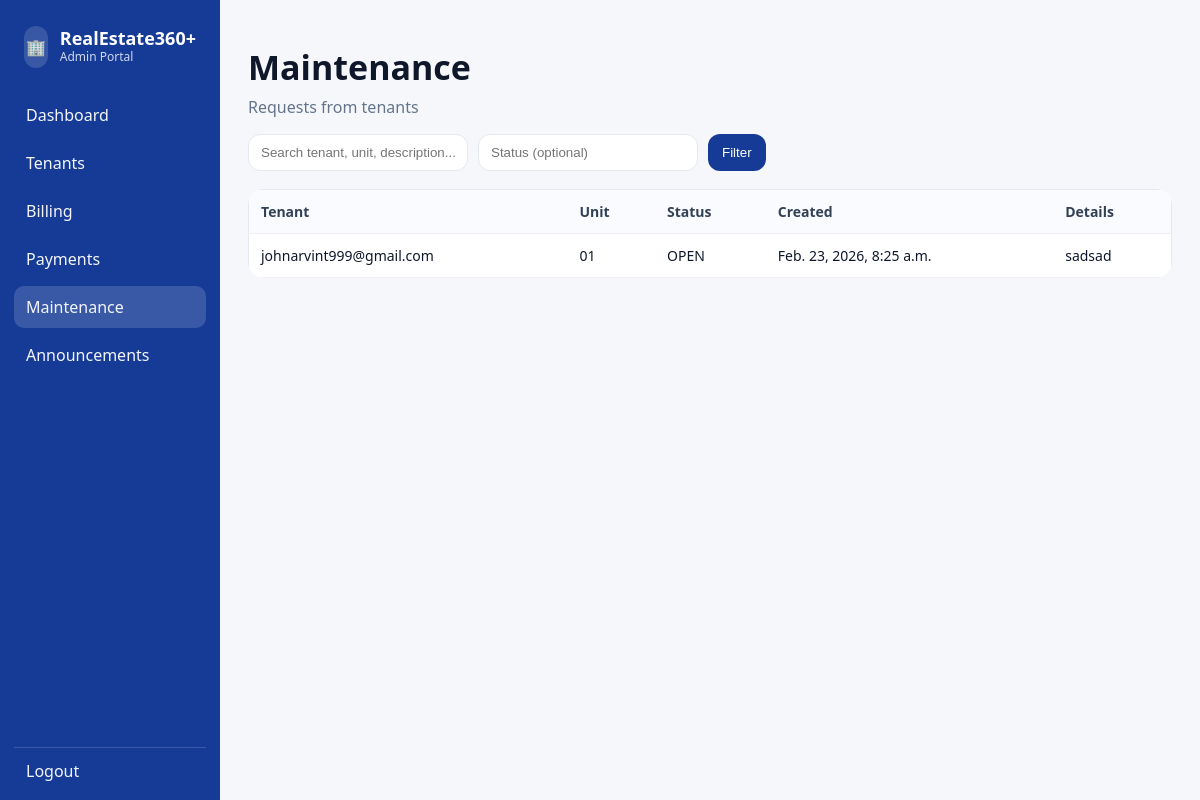
Screenshot of /admin-portal/maintenance/ (signed in) with the database file from the repository.
### maintenance/models.py (models this page shows, shortened)
class MaintenanceRequest(models.Model):
    CATEGORY_CHOICES = [
        ("PLUMBING", "Plumbing"),
        ("ELECTRICAL", "Electrical"),
        ("STRUCTURAL", "Structural"),
        ("OTHER", "Other"),
    ]
    STATUS_CHOICES = [
        ("OPEN", "Open"),
        ("IN_PROGRESS", "In Progress"),
        ("RESOLVED", "Resolved"),
        ("CLOSED", "Closed"),
    ]
    PRIORITY_CHOICES = [
        ("LOW", "Low"),
        ("MEDIUM", "Medium"),
        ("HIGH", "High"),
        ("URGENT", "Urgent"),
    ]
    tenant = models.ForeignKey(settings.AUTH_USER_MODEL, on_delete=models.CASCADE, related_name="maintenance_requests")
    lease = models.ForeignKey(Lease, on_delete=models.SET_NULL, null=True, blank=True, related_name="maintenance_requests")
    category = models.CharField(max_length=20, choices=CATEGORY_CHOICES)
    title = models.CharField(max_length=120)
    description = models.TextField()
    status = models.CharField(max_length=20, choices=STATUS_CHOICES, default="OPEN")
    priority = models.CharField(max_length=10, choices=PRIORITY_CHOICES, default="MEDIUM")
    created_at = models.DateTimeField(auto_now_add=True)
    updated_at = models.DateTimeField(auto_now=True)

### rentals/models.py (models this page shows, shortened)
class Lease(models.Model):
    tenant = models.ForeignKey(settings.AUTH_USER_MODEL, on_delete=models.CASCADE, limit_choices_to={"role": "TENANT"})
    unit = models.OneToOneField(Unit, on_delete=models.PROTECT)  # one active tenant per unit
    monthly_rent = models.DecimalField(max_digits=10, decimal_places=2)
    due_day = models.PositiveSmallIntegerField(default=5)  # e.g. due every 5th
    start_date = models.DateField()
    is_active = models.BooleanField(default=True)

class Unit(models.Model):
    number = models.CharField(max_length=10, unique=True)
    is_active = models.BooleanField(default=True)

### accounts/models.py (models this page shows)
class User(AbstractUser):
    class Role(models.TextChoices):
        ADMIN = "ADMIN", "Admin"
        TENANT = "TENANT", "Tenant"
    role = models.CharField(max_length=10, choices=Role.choices, default=Role.TENANT)
    email = models.EmailField(unique=True)
    username = models.CharField(max_length=150, unique=True)  # keep for Django admin
    REQUIRED_FIELDS = ["username"]
    USERNAME_FIELD = "email"

### accounts/admin_portal_views.py (the view)
# urls.py: path("maintenance/", admin_maintenance, name="admin_maintenance"),
@admin_required
def admin_maintenance(request):
    q = request.GET.get("q", "").strip()
    status = request.GET.get("status", "").strip()
    reqs = MaintenanceRequest.objects.select_related("lease", "lease__unit", "lease__tenant")
    if status:
        reqs = reqs.filter(status=status)
    if q:
        reqs = reqs.filter(
            Q(lease__tenant__email__icontains=q) |
            Q(lease__unit__number__icontains=q) |
            Q(description__icontains=q)
        )
    reqs = reqs.order_by("-created_at")[:500]
    return render(request, "admin_portal/maintenance.html", {"reqs": reqs, "q": q, "status": status})

### templates/admin_portal/maintenance.html (shortened to what this page needs)
{% extends "admin_portal/base.html" %}
{% block content %}
  <div class="page-header">
    <h1>Maintenance</h1>
    <p class="muted">Requests from tenants</p>
  </div>
  <form class="toolbar" method="get">
    <input class="input" name="q" value="{{ q }}" placeholder="Search tenant, unit, description..." />
    <input class="input" name="status" value="{{ status }}" placeholder="Status (optional)" />
    <button class="btn" type="submit">Filter</button>
  </form>
  <div class="table-wrap">
    <table class="table">
      <thead>
        <tr>
          <th>Tenant</th>
          <th>Unit</th>
          <th>Status</th>
          <th>Created</th>
          <th>Details</th>
        </tr>
      </thead>
      <tbody>
        {% for r in reqs %}
          <tr>
            <td>{{ r.lease.tenant.email }}</td>
            <td>{{ r.lease.unit.number }}</td>
            <td>{{ r.status }}</td>
            <td>{{ r.created_at }}</td>
            <td>{{ r.description|truncatechars:60 }}</td>
          </tr>
        {% empty %}
          <tr><td colspan="5" class="muted">No requests found.</td></tr>
        {% endfor %}
      </tbody>
    </table>
  </div>
{% endblock %}

### static/admin_portal/css/admin.css (style rules this page uses)
* { box-sizing: border-box; }
body { margin: 0; font-family: system-ui, Arial, sans-serif; background: #f6f7fb; color: #0f172a; }
.page-header h1 { margin: 0; font-size: 34px; }
.muted { color: #64748b; margin-top: 6px; }
.toolbar { display:flex; gap:10px; margin: 14px 0 18px; }
.input { background:#fff; border:1px solid #e6e8f0; border-radius:12px; padding:10px 12px; min-width: 220px; }
.btn { border:0; background:#163b97; color:#fff; border-radius:12px; padding:10px 14px; cursor:pointer; }
.table-wrap { overflow:auto; border-radius:16px; }
.table { width:100%; border-collapse: collapse; background:#fff; border:1px solid #e6e8f0; }
.table th, .table td { padding: 12px 12px; border-bottom: 1px solid #eef0f6; text-align:left; font-size: 14px; }
.table th { color:#334155; background:#fafbff; font-weight:700; }

### rows the page displays
MaintenanceRequest: lease.tenant.email "johnarvint999@gmail.com", lease.unit.number "01", status "OPEN", created_at "Feb. 23, 2026, 8:25 a.m.", description "sadsad"
